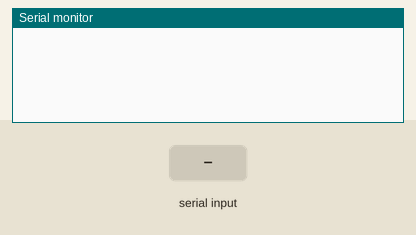
Simulated run of this sketch. Board: Arduino Uno, built with avr-gcc and run on an emulated ATmega328P. Parts: the last lines printed to the serial monitor. The inputs (shaded band) are chosen by the test bench.

Above: at 1.2 s.
1.3 s: byte 30 received over Serial
At 2.4 s:
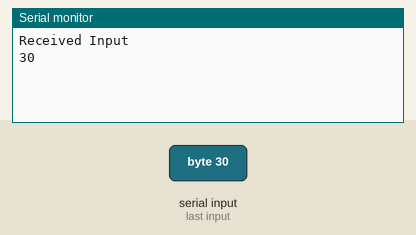
2.8 s: byte 90 received over Serial
At 3.5 s:
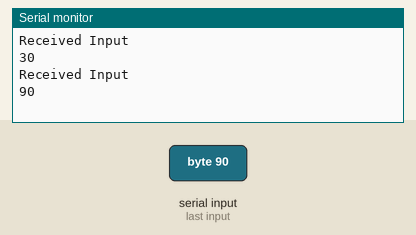
4.3 s: byte 120 received over Serial
At 4.6 s:
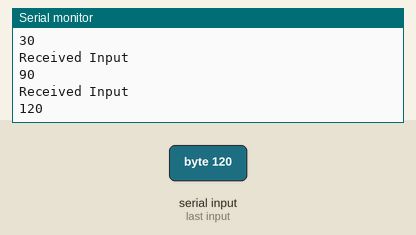

Measured:
- after the input at 1.3 s, the serial monitor: prints a new line at once (image 1)
- after the input at 2.8 s, the serial monitor: prints a new line at once (image 2)
- after the input at 4.3 s, the serial monitor: prints a new line at once (image 3)

The sketch:

test.ino
```cpp
int incomingByte = 0;

void setup() {
  Serial.begin(9600);
}

void loop() {
   if(Serial.available() > 0) {
       incomingByte = Serial.read();
       Serial.println("Received Input");
       Serial.println(incomingByte, DEC);
   }
}
```
